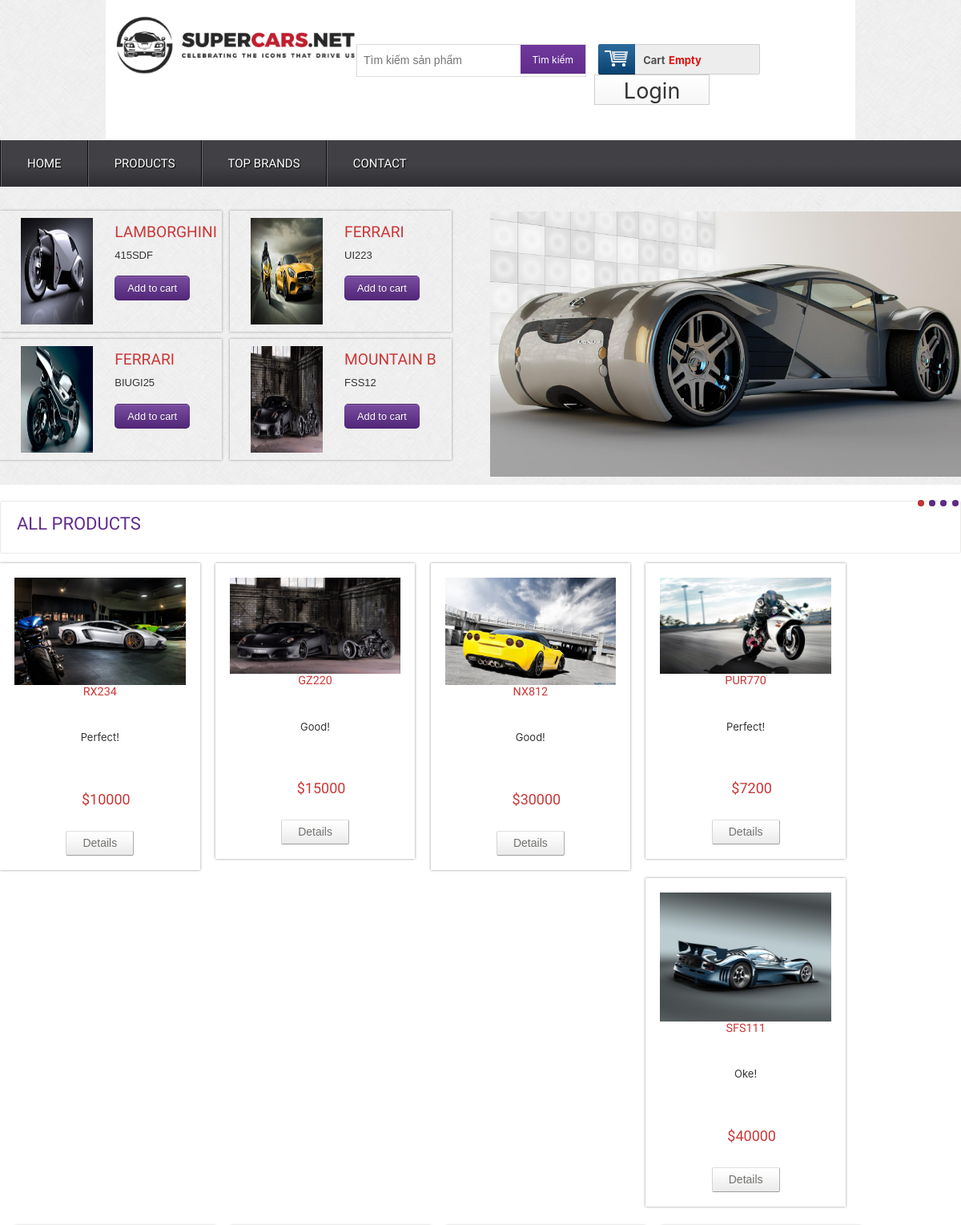
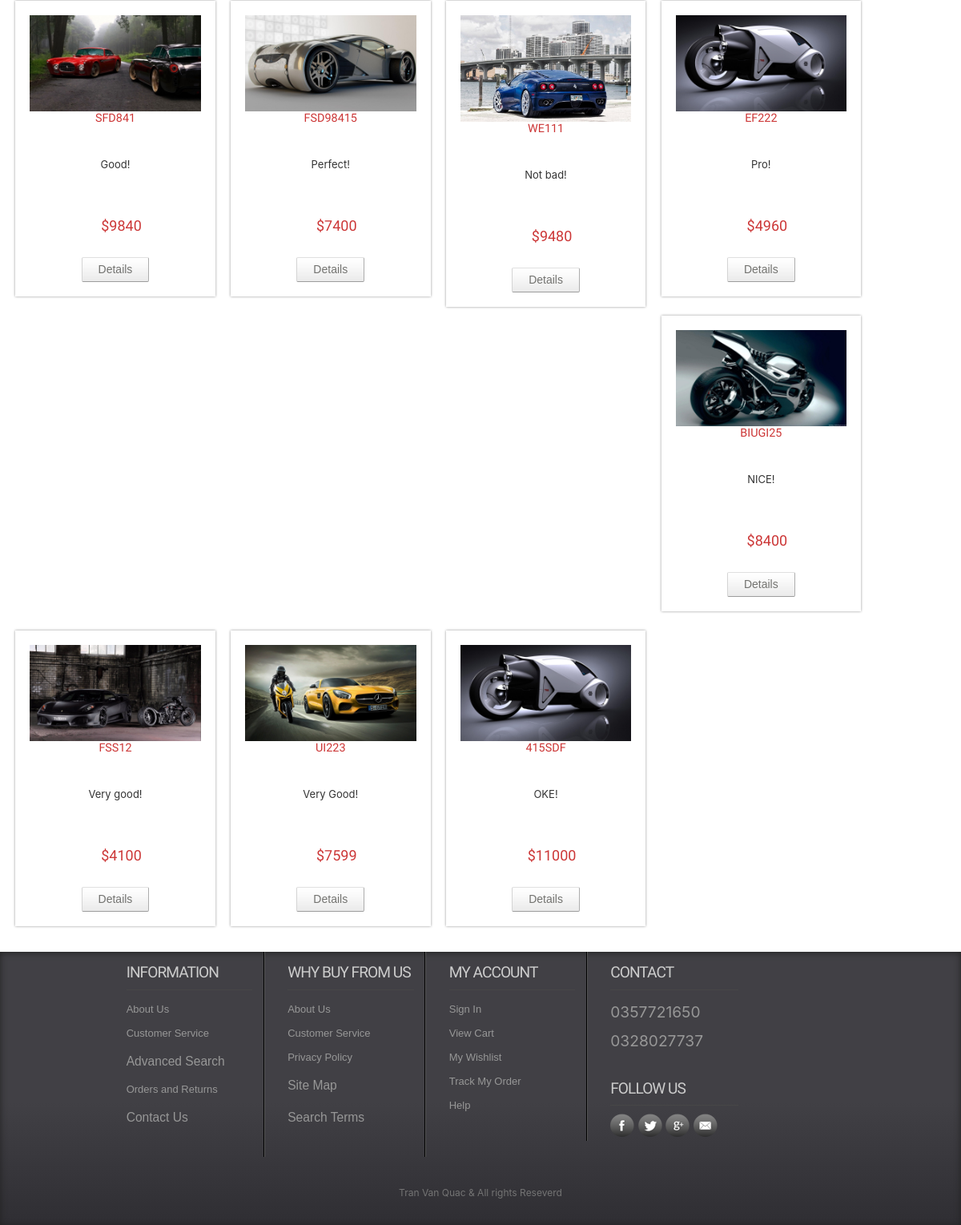
/products.php, run on the app's committed database (2 pictures, top to bottom).
### tables this page shows
CREATE TABLE `tbl_product` (
  `productId` int(11) NOT NULL,
  `productName` tinytext NOT NULL,
  `catId` int(11) NOT NULL,
  `brandId` int(11) NOT NULL,
  `product_desc` text NOT NULL,
  `type` int(11) NOT NULL,
  `price` varchar(255) NOT NULL,
  `image` varchar(255) NOT NULL
);

### classes/product.php (called while the page is built, shortened)
<?php
    $filepath = realpath(dirname(__FILE__));
    include_once ($filepath.'/../lib/database.php');
?>
<?php
    class product
    {
        private $db;
        public function __construct()
        {
            $this->db = new Database();
        }
        public function getLastLam(){
            $query = "Select * from tbl_product where brandId=12 order by productId desc LIMIT 1";
            $result = $this->db->select($query);
            return $result;
        }
        public function getLastFe(){
            $query = "Select * from tbl_product where brandId=13 order by productId desc LIMIT 1";
            $result = $this->db->select($query);
            return $result;
        }
        public function getLastPor(){
            $query = "Select * from tbl_product where brandId=14 order by productId desc LIMIT 1";
            $result = $this->db->select($query);
            return $result;
        }
        public function getLastMoun(){
            $query = "Select * from tbl_product where brandId=15 order by productId desc LIMIT 1";
            $result = $this->db->select($query);
            return $result;
        }
        public function getAllProduct(){
            $query = "Select * from tbl_product";
            $result = $this->db->select($query);
            return $result;
        }
    }
?>

### lib/database.php (called while the page is built, shortened)
<?php
Class Database{
   public $host   = DB_HOST;
   public $user   = DB_USER;
   public $pass   = DB_PASS;
   public $dbname = DB_NAME;
   public $link;
private function connectDB(){
   $this->link = new mysqli($this->host, $this->user, $this->pass,
    $this->dbname);
 }
public function select($query){
  $result = $this->link->query($query) or
   die($this->link->error.__LINE__);
  if($result->num_rows > 0){
    return $result;
  } else {
    return false;
  }
 }
}

### products.php (the view, shortened to what this page needs)
<?php
	include 'inc/header.php';
	include 'inc/slider.php';
?>
 <div class="main">
    <div class="content">
    	<div class="content_top">
    		<div class="heading">
    		<h3>ALL Products</h3>
    		</div>
    	</div>
	      <div class="section group">
			  <?php
				 $allproduct = $product->getAllProduct();
				 if($allproduct){
					 while($result = $allproduct->fetch_assoc()){
			  ?>
				<div class="grid_1_of_4 images_1_of_4">
				<img src="admin/uploads/<?php echo $result['image']?>" alt="" />
					 <h2><?php echo $result['productName'] ?></h2>
					 <p><?php echo $result['product_desc'] ?></p>
					 <p><span class="price">$<?php echo $result['price'] ?></span></p>
				     <div class="button"><span><a href="details.php?proid=<?php echo $result['productId'] ?>" class="details">Details</a></span></div>
				</div>
				<?php 	 }
				 }?>
			</div>
    </div>
 </div>
 <?php
	include 'inc/footer.php';
 ?>

### inc/slider.php (shortened to what this page needs)
<div class="header_bottom">
	<div class="header_bottom_left">
		<div class="section group">
			<?php
				$getLastLam = $product->getLastLam();
				if($getLastLam){
					while($resultLam1 = $getLastLam->fetch_assoc()){
			?>
			<div class="listview_1_of_2 images_1_of_2">
				<div class="listimg listimg_2_of_1">
					 <a href="details.php?proid=<?php echo $resultLam1['productId'] ?>"> <img src="admin/uploads/<?php echo $resultLam1['image'] ?>	" alt="" /></a>
				</div>
			    <div class="text list_2_of_1">
					<h2>Lamborghini</h2>
					<p><?php echo $resultLam1['productName']?></p>
					<div class="button"><span><a href="details.php?proid=<?php echo $resultLam1['productId'] ?>">Add to cart</a></span></div>
			   </div>
		   </div>
		   <?php
		   	}
		}
		   ?>
		   <?php
				$getLastFe = $product->getLastFe();
				if($getLastFe){
					while($getLastFe1 = $getLastFe->fetch_assoc()){
			?>
			<div class="listview_1_of_2 images_1_of_2">
				<div class="listimg listimg_2_of_1">
					  <a href="details.php?proid=<?php echo $getLastFe1['productId'] ?>"><img src="admin/uploads/<?php echo $getLastFe1['image'] ?>" alt=""  ></a>
				</div>
				<div class="text list_2_of_1">
					  <h2>Ferrari</h2>
					  <p><?php echo $getLastFe1['productName']?></p>
					  <div class="button"><span><a href="details.php?proid=<?php echo $getLastFe1['productId'] ?>">Add to cart</a></span></div>
				</div>
			</div>
			<?php
		   	}
		}
		   ?>
		</div>
		<div class="section group">
		<?php
				$getLastPor = $product->getLastPor();
				if($getLastPor){
					while($getLastPor1 = $getLastPor->fetch_assoc()){
			?>
			<div class="listview_1_of_2 images_1_of_2">
				<div class="listimg listimg_2_of_1">
					 <a href="details.php?proid=<?php echo $getLastPor1['productId'] ?>"> <img src="admin/uploads/<?php echo $getLastPor1['image'] ?>" alt="" /></a>
				</div>
			    <div class="text list_2_of_1">
					<h2>Ferrari</h2>
					<p><?php echo $getLastPor1['productName']?></p>
					<div class="button"><span><a href="details.php?proid=<?php echo $getLastPor1['productId'] ?>">Add to cart</a></span></div>
			   </div>
		   </div>
		   <?php
		   	}
		}
		   ?>
		   <?php
				$getLastMoun = $product->getLastMoun();
				if($getLastMoun){
					while($getLastMoun1 = $getLastMoun->fetch_assoc()){
			?>
			<div class="listview_1_of_2 images_1_of_2">
				<div class="listimg listimg_2_of_1">
					  <a href="details.php?proid=<?php echo $getLastMoun1['productId'] ?>"><img src="admin/uploads/<?php echo $getLastMoun1['image'] ?>" alt="" /></a>
				</div>
				<div class="text list_2_of_1">
					  <h2>Mountain B</h2>
					  <p><?php echo $getLastMoun1['productName']?></p>
					  <div class="button"><span><a href="details.php?proid=<?php echo $getLastMoun1['productId'] ?>">Add to cart</a></span></div>
				</div>
			</div>
			<?php
		   	}
		}
		   ?>
		</div>
	</div>
		 <div class="header_bottom_right_images">
		<section class="slider">
			  <div class="flexslider">
				<ul class="slides">
					<li><img src="admin/uploads/99d1770893.jpg" alt=""/></li>
			    </ul>
			  </div>
      </section>
    </div>
 </div>

### css/style.css (style rules this page uses)
html,body,div,span,applet,object,iframe,h1,h2,h3,h4,h5,h6,p,blockquote,pre,a,abbr,acronym,address,big,cite,code,del,dfn,em,img,ins,kbd,q,s,samp,small,strike,strong,sub,sup,tt,var,b,u,i,dl,dt,dd,ol,nav ul,nav li,fieldset,form,label,legend,table,caption,tbody,tfoot,thead,tr,th,td,article,aside,canvas,details,embed,figure,figcaption,footer,header,hgroup,menu,nav,output,ruby,section,summary,time,mark,audio,video { margin:0;padding:0;border:0;font-size:100%;font:inherit;vertical-align:baseline; }
article, aside, details, figcaption, figure,footer, header, hgroup, menu, nav, section { display: block; }
ol,ul { list-style:none;margin:0;padding:0; }
a { text-decoration:none; }
img { max-width:100%; }
body { font-family:Arial, Helvetica, sans-serif; background:url(../images/body_bg3.jpg); }
.header_bottom { margin-bottom:10px; }
.header_bottom_left { float:left; width:50%; padding-top:6px; }
.section { clear: both; padding: 0px; margin: 0px; }
.group:before, .group:after { content:""; display:table; }
.group:after { clear:both; }
.group { zoom:1; }
.listview_1_of_2 { display: block; float:left; margin: 1.4% 0 0% 1.6%; box-shadow: 0px 0px 3px rgb(150, 150, 150); }
.listimg { text-align:center; float:left; }
.text { display: block; float:left; margin: 2% 0 0% 3.6%; }
.listview_1_of_2:first-child { margin-left: 0; }
.images_1_of_2 { width: 46.2%; padding:1.5%; }
.listimg_2_of_1 { width: 48.2%; }
.list_2_of_1 { width: 48.2%; }
.images_1_of_2 img { height: 133px; width: 90px; }
.list_2_of_1 h2 { color:#CC3636; font-size:1.2em; font-family: 'Monda', sans-serif; font-weight : normal; text-transform:uppercase; }
.list_2_of_1 p { font-size:0.8125em; color: #333; line-height: 1.6em; font-family : verdana, arial, helvetica, helve, sans-serif; padding:0; }
.list_2_of_1 .button { line-height:1.9em; margin-top:0.5em; }
.list_2_of_1 .button a { padding:7px 15px; font-size:0.8em; font-family: Arial, "Helvetica Neue", "Helvetica", Tahoma, Verdana, sans-serif; border: 1px solid rgba(0,0,0,0.1); background:#602D8D url(../images/large-button-overlay.png); color : #fff; text-shadow:0 -1px 1px rgba(0, 0, 0, 0.25); -moz-border-radius:5px; -webkit-border-radius:5px; border-radius:5px; }
.header_bottom_right_images { float:left; width:49%; margin-left:1%; padding-top: 15px; }
.content { padding:20px 0; background:#FFF; }
.content h2 { font-size:23px; color:#6C6C6C; font-family: 'Monda', sans-serif; }
.content_top { padding:15px 20px; border:1px solid #EBE8E8; border-radius:3px; }
.heading { float:left; margin-right:10%; }
.heading h3 { font-family: 'Monda', sans-serif; font-size:22px; color:#602D8D; text-transform:uppercase; }
.grid_1_of_4 { display: block; float:left; margin: 1% 0 1% 1.6%; box-shadow: 0px 0px 3px rgb(150, 150, 150); }
.grid_1_of_4:first-child { margin-left: 0; }
.images_1_of_4 { width: 20.8%; padding:1.5%; text-align:center; position:relative; }
.images_1_of_4 img { max-width:100%; }
.images_1_of_4 h2 { color: #CC3636; font-family: 'Monda', sans-serif; font-size:0.9em; font-weight : normal; }
.images_1_of_4 p { font-size:0.8125em; padding:0.4em 0; color: #333; }
.images_1_of_4 p span.price { font-size:18px; font-family: 'Monda', sans-serif; color: #CC3636; margin-left:15px; }
.images_1_of_4 .button { float: left; line-height: 1.9em; margin-top: 0.3em; width: 100%; }
.images_1_of_4 .button a { padding:7px 20px; font-size:0.8em; }
.images_1_of_4 .button a { font-family: "Trebuchet MS",Arial,Helvetica,sans-serif; font-size: 14px; line-height: 15px; text-transform: none; color: #737370; text-decoration: none!important; background: url(../images/button-bg.png) repeat-x 0 0 #E8E8E8; display: inline-block; border-left: 1px solid #D4D4D4!important; border-right: 1px solid #ADADAD!important; border-top: 1px solid #E0E0E0!important; border-bottom: 1px solid #9C9C9C!important; cursor: pointer!important; margin: 0 2px; border-radius: 2px; -moz-border-radius: 2px; -webkit-border-radius: 2px; -webkit-transition: all 0.5s ease; -moz-transition: all 0.5s ease; -o-transition: all 0.5s ease; transition: all 0.5s ease; }

### data on the page
tbl_product: image (picture), productName "415SDF", product_desc "OKE!", price "11000"
tbl_product: image (picture), productName "UI223", product_desc "Very Good!", price "7599"
tbl_product: image (picture), productName "BIUGI25", product_desc "NICE!", price "8400"
tbl_product: image (picture), productName "FSS12", product_desc "Very good!", price "4100"
tbl_product: image (picture), productName "RX234", product_desc "Perfect!", price "10000"
tbl_product: image (picture), productName "GZ220", product_desc "Good!", price "15000"
tbl_product: image (picture), productName "NX812", product_desc "Good!", price "30000"
tbl_product: image (picture), productName "PUR770", product_desc "Perfect!", price "7200"
tbl_product: image (picture), productName "SFS111", product_desc "Oke!", price "40000"
tbl_product: image (picture), productName "SFD841", product_desc "Good!", price "9840"
tbl_product: image (picture), productName "FSD98415", product_desc "Perfect!", price "7400"
tbl_product: image (picture), productName "WE111", product_desc "Not bad!", price "9480"
tbl_product: image (picture), productName "EF222", product_desc "Pro!", price "4960"
